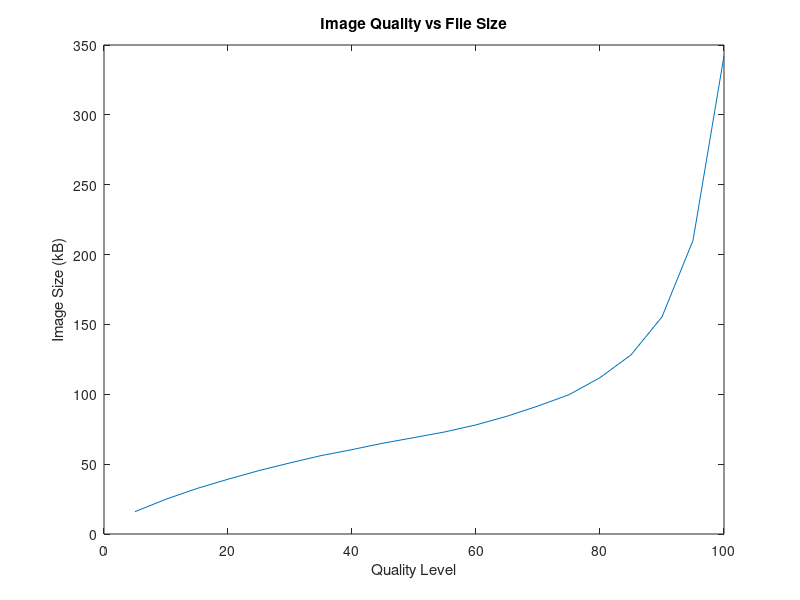

Reproduce this figure in MATLAB. (Note: this script raises an error after producing the figure.)
quality = 5:5:100;
size = [16.0, 24.9, 32.6, 39.2, 45.4, 50.9, 56.1, 60.4, 65.0, 69.0, 73.1, 78.1, 84.3, 91.6, 99.7, 111.9, 128.2, 155.4, 210.1, 342.3];

figure(1)
plot(quality, size)
xlabel("Quality Level")
ylabel("Image Size (kB)")
title("Image Quality vs File Size");

image = rgb2gray(imread('samford.png'));
mse = [];

for i = 5:5:100
   filename = ['images/image_', num2str(i), '.jpg'];
   compressedImage = imread(filename);
   mse(end+1) = mean( (image(:) - compressedImage(:)).^2 );
end

figure(2)
plot(quality, mse);
xlabel("Quality Level")
ylabel("Mean Squared Error")
title("Image Quality vs Mean Squared Error");

figure(3)
image20 = imread('images/image_20.jpg');
imshow(image20)
title("Image at Quality = 20");

figure(4)
image65 = imread('images/image_65.jpg');
imshow(image65)
title("Image at Quality = 65");